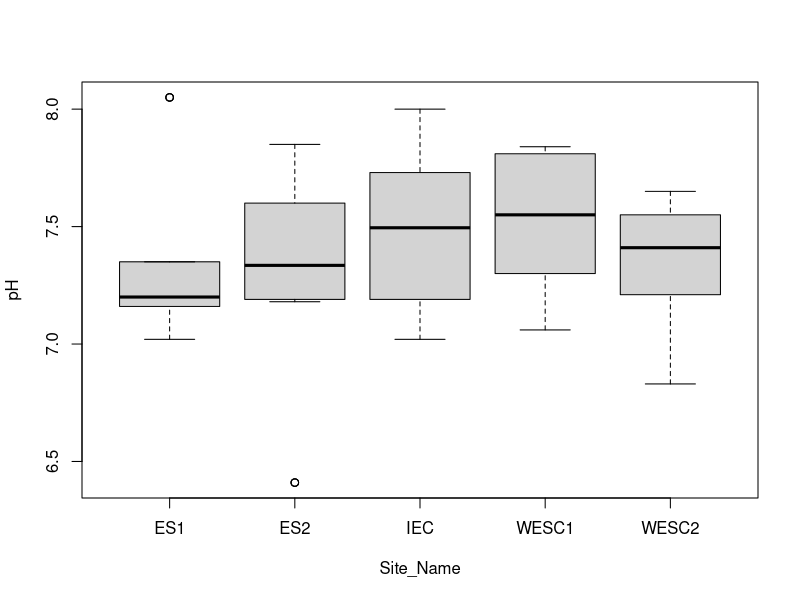

This figure's R source: (Note: this script raises an error after producing the figure.)
## ---- chunk 1
#for example:
2 + 2

#hint: in RStudio Cloud, click on the green triangle in the top right corner of this chunk, then look at the console below for the output!
## ---- chunk 2

getwd() #tells you current working directory information

###note that you must tell R to run (either through keyboard shortcuts or by clicking Run) each line of code or nothing will happen!!

## ---- chunk 3

Elwha_data <- read.csv("Elwha_estuary_water_quality_2006-2014.csv",check.names = F) #reading in our .csv
Elwha_data #look at the data frame you created
colnames(Elwha_data)

## ---- chunk 4
###THIS IS A BONUS SECTION--IF YOU DO NOT WANT TO ATTEMPT TO CLEAN THE DATA ON YOUR OWN, SKIP THIS CHUNK!###

colnames(Elwha_data)[colnames(Elwha_data) == "Nitrate + Nitrite concentration"] <- "Nitrate_Nitrite concentration" #rename column to remove +
colnames(Elwha_data)[colnames(Elwha_data) == "% Dissolved oxygen"] <- "Perc Dissolved oxygen" #rename column to remove %

names(Elwha_data) <- gsub(" ", "_", names(Elwha_data)) #replace spaces with underscores

Elwha_data[Elwha_data == "NS"] <- NA #replaces "NS", which stands for "no sample was collected" with NA, the correct syntax for R to recognize a missing value

Elwha_data <- Elwha_data[1:147,] #gets rid of a few extra, empty rows that were hanging around for no reason

Elwha_data$Phosphate_concentration <- as.numeric(Elwha_data$Phosphate_concentration)
Elwha_data$Nitrate_Nitrite_concentration <- as.numeric(Elwha_data$Nitrate_Nitrite_concentration)
Elwha_data$Ammonium_concentration <- as.numeric(Elwha_data$Ammonium_concentration)
Elwha_data$Salinity <- as.numeric(Elwha_data$Salinity)
Elwha_data$Temperature <- as.numeric(Elwha_data$Temperature)
Elwha_data$Turbidity <- as.numeric(Elwha_data$Turbidity)
Elwha_data$Dissolved_oxygen <- as.numeric(Elwha_data$Dissolved_oxygen)
Elwha_data$Perc_Dissolved_oxygen <- as.numeric(Elwha_data$Perc_Dissolved_oxygen)
Elwha_data$pH <- as.numeric(Elwha_data$pH)

## ---- chunk 5
###skip this chunk if you did the bonus section###
Elwha_data <- read.csv("cleaned_data.csv",check.names = T) #reading in our .csv
## ---- chunk 6

Elwha_data$Dam_Condition <- as.factor(Elwha_data$Dam_Condition) #the dollar sign helps us give R an absolute reference, similar to Excel syntax
Elwha_data$Site_Name <- as.factor(Elwha_data$Site_Name)

## ---- chunk 7

str(Elwha_data)

## ---- chunk 8
str(Elwha_data) #tells us about our data frame
Elwha_data[1:5,1:5] #lets us preview the first 5 rows and columns, respectively - [r,c], and the : between numbers means that you are looking at the continuous range between them, like what appears in Excel when you select consecutive cells. You could read it as "through," so that 1:5 would read 1 through 5.
## ---- chunk 9

mean_pH <- mean(Elwha_data$pH); mean_pH

## ---- chunk 10

mean_pH <- mean(Elwha_data$pH, na.rm = TRUE); mean_pH #remove rows within column with value NA

## ---- chunk 11

median(Elwha_data$pH, na.rm=TRUE)

## ---- chunk 12

#you can use a semi-colon to combine multiple commands to be more efficient
min(Elwha_data$pH, na.rm = TRUE); max(Elwha_data$pH, na.rm = TRUE)

## ---- chunk 13

sd_pH <- sd(Elwha_data$pH, na.rm = TRUE); sd_pH

## ---- chunk 14

mean_pH <- mean(Elwha_data$pH, na.rm = TRUE)
std_pH <-sd(Elwha_data$pH, na.rm = TRUE)
error <- qnorm(0.975)*std_pH/sqrt(147) #147 is the total number of observations (our n), which is found in the str() output
left <- mean_pH-error
right <- mean_pH+error
left; right

## ---- chunk 15

ttest <- t.test(pH~Dam_Condition, data=Elwha_data); ttest

## ---- chunk 16

during_dam <- subset(Elwha_data,Elwha_data$Dam_Condition=="During removal")
during_dam[1:5,1:5]

## ---- chunk 17

pH_ANOVA <- aov(pH~Site_Name, data=during_dam)
summarypH <- summary(pH_ANOVA); summarypH

## ---- chunk 18

plot(pH~Site_Name, data=during_dam)

## ---- chunk 19
chooseCRANmirror(ind=1)
install.packages("tidyverse",repos='http://cran.us.r-project.org')

library(tidyverse) #tidyverse contains plyr, dplyr, ggplot2, and others

for_aov_plot <- ddply(during_dam,~Site_Name,summarize,mean=mean(pH, na.rm=TRUE),sd=sd(pH, na.rm = TRUE))

for_aov_plot

plot <- ggplot(for_aov_plot, aes(x=Site_Name, y=mean)) + geom_bar(aes(fill=Site_Name),stat="identity", color="black", position=position_dodge()) + geom_errorbar(aes(ymin=mean-sd, ymax=mean+sd)) + labs(x="Sample Site",y="pH",fill="Sample Site")

plot

## ---- chunk 20

DO_pH_reg <- lm(Dissolved_oxygen~pH, data=Elwha_data)
DO_pH_reg
summaryDO <- summary(DO_pH_reg); summaryDO

## ---- chunk 21

plot(Dissolved_oxygen~pH, data=Elwha_data,xlab="pH", ylab="Dissolved oxygen (mg/L)") #the plot function doesn't use any special packages - it is in what we call base R; for units on Dissolved oxygen, we should check the metadata
abline(lm(Dissolved_oxygen~pH, data=Elwha_data)) #plots our regression line

## ---- chunk 22

P_NO3_cor <- cor.test(Elwha_data$Phosphate_concentration,Elwha_data$Nitrate_Nitrite_concentration,method="pearson",use = "complete.obs") #another way to reference the columns; use argument omits rows with NA values
P_NO3_cor

## ---- chunk 23

plot(Elwha_data$Phosphate_concentration~Elwha_data$Nitrate_Nitrite_concentration, xlab="Nitrate & Nitrite (micromolar)", ylab="Phosphate (micromolar)")
abline(lm(Elwha_data$Phosphate_concentration~Elwha_data$Nitrate_Nitrite_concentration))
